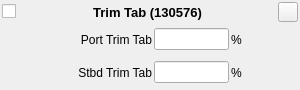
<?xml version="1.0" encoding="UTF-8"?>
<!-- Copyright (C) 2024-2026 RF StateSide LLC; SPDX-License-Identifier: AGPL-3.0-or-later -->
<ui version="4.0">
 <class>TrimTab130576</class>
 <widget class="QWidget" name="TrimTab130576">
  <property name="geometry">
   <rect>
    <x>0</x>
    <y>0</y>
    <width>300</width>
    <height>90</height>
   </rect>
  </property>
  <property name="windowTitle">
   <string>Form</string>
  </property>
  <layout class="QVBoxLayout" name="verticalLayout">
   <property name="spacing">
    <number>2</number>
   </property>
   <property name="leftMargin">
    <number>2</number>
   </property>
   <property name="topMargin">
    <number>2</number>
   </property>
   <property name="rightMargin">
    <number>2</number>
   </property>
   <property name="bottomMargin">
    <number>2</number>
   </property>
   <item>
    <layout class="QHBoxLayout" name="horizontalLayout_5">
     <item>
      <widget class="QCheckBox" name="checkBoxEnabled">
       <property name="text">
        <string/>
       </property>
       <property name="checked">
        <bool>false</bool>
       </property>
      </widget>
     </item>
     <item>
      <spacer name="horizontalSpacer">
       <property name="orientation">
        <enum>Qt::Orientation::Horizontal</enum>
       </property>
       <property name="sizeHint" stdset="0">
        <size>
         <width>40</width>
         <height>20</height>
        </size>
       </property>
      </spacer>
     </item>
     <item>
      <widget class="QLabel" name="labelTitle">
       <property name="font">
        <font>
         <pointsize>10</pointsize>
         <bold>true</bold>
        </font>
       </property>
       <property name="text">
        <string>Trim Tab (130576)</string>
       </property>
       <property name="alignment">
        <set>Qt::AlignmentFlag::AlignCenter</set>
       </property>
      </widget>
     </item>
     <item>
      <spacer name="horizontalSpacer_2">
       <property name="orientation">
        <enum>Qt::Orientation::Horizontal</enum>
       </property>
       <property name="sizeHint" stdset="0">
        <size>
         <width>40</width>
         <height>20</height>
        </size>
       </property>
      </spacer>
     </item>
     <item>
      <widget class="QPushButton" name="pushButtonRemove">
       <property name="minimumSize">
        <size>
         <width>20</width>
         <height>20</height>
        </size>
       </property>
       <property name="maximumSize">
        <size>
         <width>20</width>
         <height>20</height>
        </size>
       </property>
       <property name="text">
        <string/>
       </property>
      </widget>
     </item>
    </layout>
   </item>
   <item>
    <layout class="QHBoxLayout" name="horizontalLayoutEngineLoad">
     <item>
      <widget class="QLabel" name="labelPortTrimTab">
       <property name="minimumSize">
        <size>
         <width>150</width>
         <height>22</height>
        </size>
       </property>
       <property name="maximumSize">
        <size>
         <width>150</width>
         <height>16777215</height>
        </size>
       </property>
       <property name="text">
        <string>Port Trim Tab</string>
       </property>
       <property name="alignment">
        <set>Qt::AlignmentFlag::AlignRight|Qt::AlignmentFlag::AlignTrailing|Qt::AlignmentFlag::AlignVCenter</set>
       </property>
      </widget>
     </item>
     <item>
      <widget class="QLineEdit" name="lineEditPortTrimTab">
       <property name="minimumSize">
        <size>
         <width>75</width>
         <height>22</height>
        </size>
       </property>
       <property name="maximumSize">
        <size>
         <width>75</width>
         <height>16777215</height>
        </size>
       </property>
      </widget>
     </item>
     <item>
      <widget class="QLabel" name="labelUnitsPortTrimTab">
       <property name="minimumSize">
        <size>
         <width>50</width>
         <height>22</height>
        </size>
       </property>
       <property name="toolTip">
        <string>&lt;html&gt;&lt;head/&gt;&lt;body&gt;&lt;p&gt;&lt;br/&gt;&lt;/p&gt;&lt;/body&gt;&lt;/html&gt;</string>
       </property>
       <property name="text">
        <string>%</string>
       </property>
      </widget>
     </item>
    </layout>
   </item>
   <item>
    <layout class="QHBoxLayout" name="horizontalLayoutEngineLoad_2">
     <item>
      <widget class="QLabel" name="labelStbdTrimTab">
       <property name="minimumSize">
        <size>
         <width>150</width>
         <height>22</height>
        </size>
       </property>
       <property name="maximumSize">
        <size>
         <width>150</width>
         <height>16777215</height>
        </size>
       </property>
       <property name="text">
        <string>Stbd Trim Tab</string>
       </property>
       <property name="alignment">
        <set>Qt::AlignmentFlag::AlignRight|Qt::AlignmentFlag::AlignTrailing|Qt::AlignmentFlag::AlignVCenter</set>
       </property>
      </widget>
     </item>
     <item>
      <widget class="QLineEdit" name="lineEditStbdTrimTab">
       <property name="minimumSize">
        <size>
         <width>75</width>
         <height>22</height>
        </size>
       </property>
       <property name="maximumSize">
        <size>
         <width>75</width>
         <height>16777215</height>
        </size>
       </property>
      </widget>
     </item>
     <item>
      <widget class="QLabel" name="labelUnitsStbdTrimTab">
       <property name="minimumSize">
        <size>
         <width>50</width>
         <height>22</height>
        </size>
       </property>
       <property name="toolTip">
        <string>&lt;html&gt;&lt;head/&gt;&lt;body&gt;&lt;p&gt;&lt;br/&gt;&lt;/p&gt;&lt;/body&gt;&lt;/html&gt;</string>
       </property>
       <property name="text">
        <string>%</string>
       </property>
      </widget>
     </item>
    </layout>
   </item>
  </layout>
 </widget>
 <resources/>
 <connections/>
</ui>
